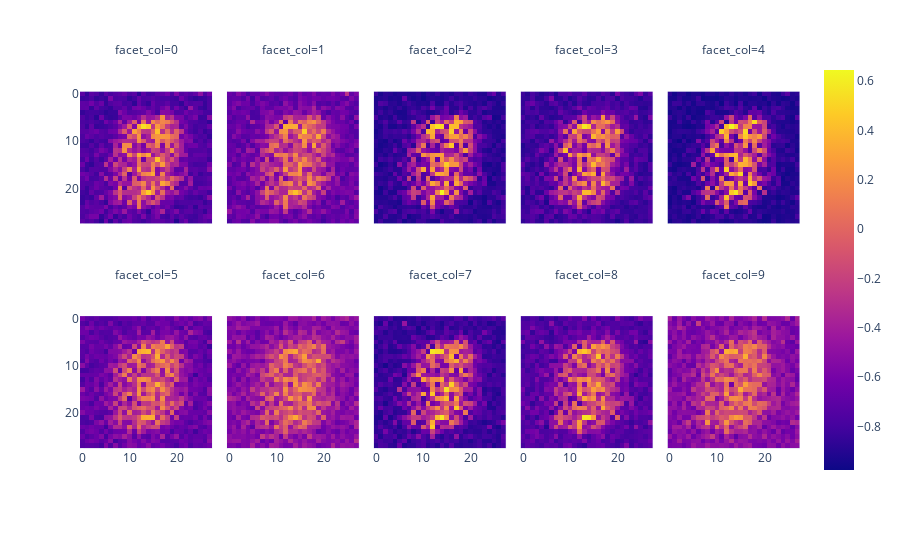

This figure's notebook cell:
### Code cell
ind_out_data = 0
for epoch_ind in range(num_epochs):
    loss_epoch_g, loss_epoch_d = 0.0, 0.0
    for i_batch, (X, _) in enumerate(loader):
        optim_g.zero_grad()
        optim_d.zero_grad()
        noise = torch.randn(X.shape[0], letant_dim).to(device)
        fake = generator(noise)
        loss_d_fake = loss_f(
            discrimnator(fake), torch.zeros(fake.shape[0], device=device)
        )
        loss_d_real = loss_f(
            discrimnator(X.to(device)), torch.ones(X.shape[0], device=device)
        )
        loss_d = (loss_d_fake + loss_d_real) / 2
        loss_d.backward(retain_graph=True)
        optim_d.step()

        loss_g = loss_f(discrimnator(fake), torch.ones(fake.shape[0], device=device))
        loss_g.backward()
        optim_g.step()
        loss_epoch_d += loss_d.item()
        loss_epoch_g += loss_g.item()
    with torch.no_grad():
        out_data.loc[epoch_ind] = [loss_epoch_g, loss_epoch_d]
        noise = torch.randn(10, letant_dim)
        im = generator(noise.to(device))
        clear_output(wait=True)
        px.imshow(im.cpu().detach(), facet_col=0, facet_col_wrap=5).show()
        px.line(out_data, y=["loss_g", "loss_d"]).show()

### Figure 1 — Plotly figure (JSON) as saved in the notebook; plotly's stock layout.template omitted (floating-point values rounded to 4 significant figures; data arrays with more than 128 entries replaced by an {"elided": "..."} marker saying what was removed)
{"data": [{"coloraxis": "coloraxis", "hovertemplate": "x: %{x}<br>y: %{y}<br>color: %{z}<extra></extra>", "name": "0", "type": "heatmap", "xaxis": "x6", "yaxis": "y6", "z": {"elided": "28x28 float values"}}, {"coloraxis": "coloraxis", "hovertemplate": "x: %{x}<br>y: %{y}<br>color: %{z}<extra></extra>", "name": "1", "type": "heatmap", "xaxis": "x7", "yaxis": "y7", "z": {"elided": "28x28 float values"}}, {"coloraxis": "coloraxis", "hovertemplate": "x: %{x}<br>y: %{y}<br>color: %{z}<extra></extra>", "name": "2", "type": "heatmap", "xaxis": "x8", "yaxis": "y8", "z": {"elided": "28x28 float values"}}, {"coloraxis": "coloraxis", "hovertemplate": "x: %{x}<br>y: %{y}<br>color: %{z}<extra></extra>", "name": "3", "type": "heatmap", "xaxis": "x9", "yaxis": "y9", "z": {"elided": "28x28 float values"}}, {"coloraxis": "coloraxis", "hovertemplate": "x: %{x}<br>y: %{y}<br>color: %{z}<extra></extra>", "name": "4", "type": "heatmap", "xaxis": "x10", "yaxis": "y10", "z": {"elided": "28x28 float values"}}, {"coloraxis": "coloraxis", "hovertemplate": "x: %{x}<br>y: %{y}<br>color: %{z}<extra></extra>", "name": "5", "type": "heatmap", "xaxis": "x", "yaxis": "y", "z": {"elided": "28x28 float values"}}, {"coloraxis": "coloraxis", "hovertemplate": "x: %{x}<br>y: %{y}<br>color: %{z}<extra></extra>", "name": "6", "type": "heatmap", "xaxis": "x2", "yaxis": "y2", "z": {"elided": "28x28 float values"}}, {"coloraxis": "coloraxis", "hovertemplate": "x: %{x}<br>y: %{y}<br>color: %{z}<extra></extra>", "name": "7", "type": "heatmap", "xaxis": "x3", "yaxis": "y3", "z": {"elided": "28x28 float values"}}, {"coloraxis": "coloraxis", "hovertemplate": "x: %{x}<br>y: %{y}<br>color: %{z}<extra></extra>", "name": "8", "type": "heatmap", "xaxis": "x4", "yaxis": "y4", "z": {"elided": "28x28 float values"}}, {"coloraxis": "coloraxis", "hovertemplate": "x: %{x}<br>y: %{y}<br>color: %{z}<extra></extra>", "name": "9", "type": "heatmap", "xaxis": "x5", "yaxis": "y5", "z": {"elided": "28x28 float values"}}], "layout": {"annotations": [{"font": {}, "showarrow": false, "text": "facet_col=5", "x": 0.092, "xanchor": "center", "xref": "paper", "y": 0.465, "yanchor": "bottom", "yref": "paper"}, {"font": {}, "showarrow": false, "text": "facet_col=6", "x": 0.296, "xanchor": "center", "xref": "paper", "y": 0.465, "yanchor": "bottom", "yref": "paper"}, {"font": {}, "showarrow": false, "text": "facet_col=7", "x": 0.5, "xanchor": "center", "xref": "paper", "y": 0.465, "yanchor": "bottom", "yref": "paper"}, {"font": {}, "showarrow": false, "text": "facet_col=8", "x": 0.704, "xanchor": "center", "xref": "paper", "y": 0.465, "yanchor": "bottom", "yref": "paper"}, {"font": {}, "showarrow": false, "text": "facet_col=9", "x": 0.908, "xanchor": "center", "xref": "paper", "y": 0.465, "yanchor": "bottom", "yref": "paper"}, {"font": {}, "showarrow": false, "text": "facet_col=0", "x": 0.092, "xanchor": "center", "xref": "paper", "y": 1.0, "yanchor": "bottom", "yref": "paper"}, {"font": {}, "showarrow": false, "text": "facet_col=1", "x": 0.296, "xanchor": "center", "xref": "paper", "y": 1.0, "yanchor": "bottom", "yref": "paper"}, {"font": {}, "showarrow": false, "text": "facet_col=2", "x": 0.5, "xanchor": "center", "xref": "paper", "y": 1.0, "yanchor": "bottom", "yref": "paper"}, {"font": {}, "showarrow": false, "text": "facet_col=3", "x": 0.704, "xanchor": "center", "xref": "paper", "y": 1.0, "yanchor": "bottom", "yref": "paper"}, {"font": {}, "showarrow": false, "text": "facet_col=4", "x": 0.908, "xanchor": "center", "xref": "paper", "y": 1.0, "yanchor": "bottom", "yref": "paper"}], "coloraxis": {"colorscale": [[0, "#0d0887"], [0.1111, "#46039f"], [0.2222, "#7201a8"], [0.3333, "#9c179e"], [0.4444, "#bd3786"], [0.5556, "#d8576b"], [0.6667, "#ed7953"], [0.7778, "#fb9f3a"], [0.8889, "#fdca26"], [1, "#f0f921"]]}, "margin": {"t": 60}, "xaxis": {"anchor": "y", "constrain": "domain", "domain": [0, 0.184], "scaleanchor": "y"}, "xaxis10": {"anchor": "y10", "domain": [0.816, 1], "matches": "x", "showticklabels": false}, "xaxis2": {"anchor": "y2", "domain": [0.204, 0.388], "matches": "x"}, "xaxis3": {"anchor": "y3", "domain": [0.408, 0.592], "matches": "x"}, "xaxis4": {"anchor": "y4", "domain": [0.612, 0.796], "matches": "x"}, "xaxis5": {"anchor": "y5", "domain": [0.816, 1], "matches": "x"}, "xaxis6": {"anchor": "y6", "domain": [0, 0.184], "matches": "x", "showticklabels": false}, "xaxis7": {"anchor": "y7", "domain": [0.204, 0.388], "matches": "x", "showticklabels": false}, "xaxis8": {"anchor": "y8", "domain": [0.408, 0.592], "matches": "x", "showticklabels": false}, "xaxis9": {"anchor": "y9", "domain": [0.612, 0.796], "matches": "x", "showticklabels": false}, "yaxis": {"anchor": "x", "autorange": "reversed", "constrain": "domain", "domain": [0, 0.465]}, "yaxis10": {"anchor": "x10", "domain": [0.535, 1.0], "matches": "y", "showticklabels": false}, "yaxis2": {"anchor": "x2", "domain": [0, 0.465], "matches": "y", "showticklabels": false}, "yaxis3": {"anchor": "x3", "domain": [0, 0.465], "matches": "y", "showticklabels": false}, "yaxis4": {"anchor": "x4", "domain": [0, 0.465], "matches": "y", "showticklabels": false}, "yaxis5": {"anchor": "x5", "domain": [0, 0.465], "matches": "y", "showticklabels": false}, "yaxis6": {"anchor": "x6", "domain": [0.535, 1.0], "matches": "y"}, "yaxis7": {"anchor": "x7", "domain": [0.535, 1.0], "matches": "y", "showticklabels": false}, "yaxis8": {"anchor": "x8", "domain": [0.535, 1.0], "matches": "y", "showticklabels": false}, "yaxis9": {"anchor": "x9", "domain": [0.535, 1.0], "matches": "y", "showticklabels": false}}}
